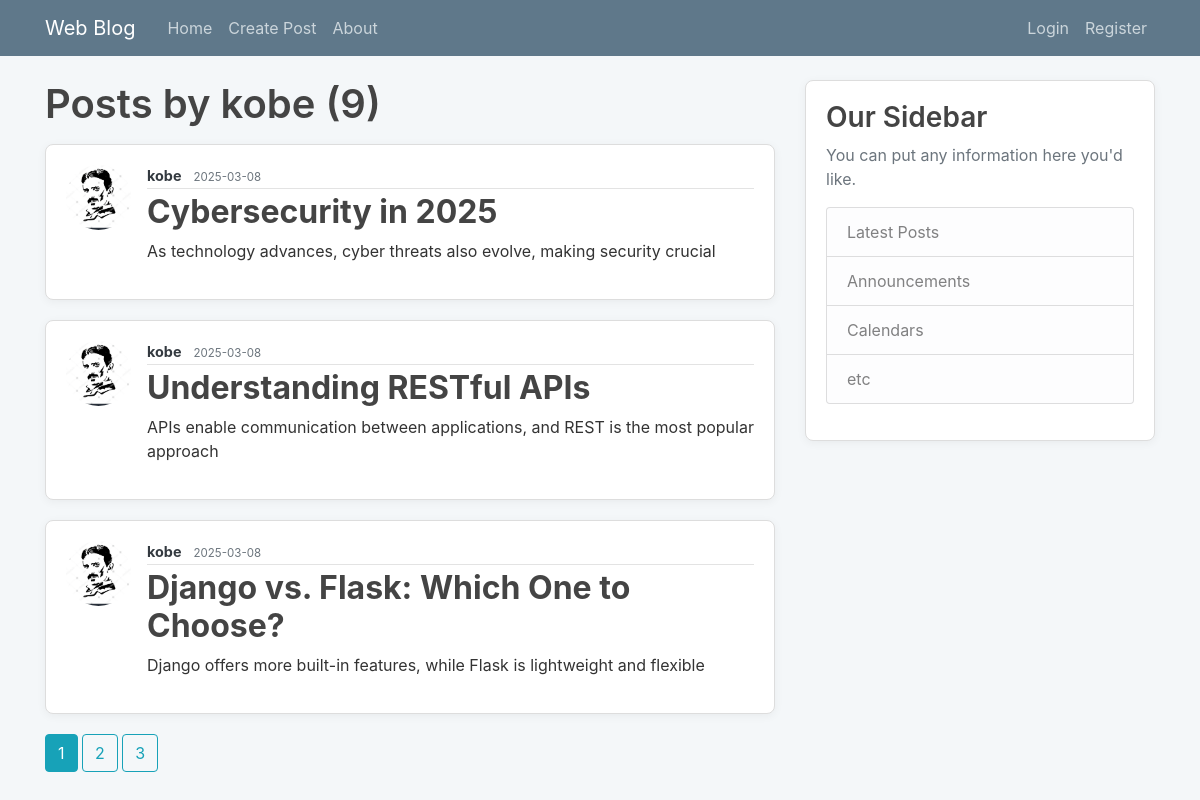
Page /user/kobe on the committed database.
### blog/models.py (models this page shows, shortened)
class User(db.Model, UserMixin):
    id = db.Column(db.Integer, primary_key=True)
    username = db.Column(db.String(length=20), unique=True, nullable=False)
    email = db.Column(db.String(length=120), unique=True, nullable=False)
    image_file = db.Column(db.String(20), nullable=False, default='default.jpg')
    password = db.Column(db.String(60), nullable=True)
    posts = db.relationship('Post', backref='author', lazy=True)

class Post(db.Model):
    id = db.Column(db.Integer, primary_key=True)
    title = db.Column(db.String(length=100), nullable=False)
    date_posted = db.Column(db.DateTime, nullable=False, default=datetime.utcnow)
    content = db.Column(db.Text, nullable=False)
    user_id = db.Column(db.Integer, db.ForeignKey('user.id'), nullable=False)

### blog/users/routes.py (the view)
@users.route('/user/<username>')
def userPosts_page(username):
    page = request.args.get('page', 1, type=int)
    user = User.query.filter_by(username=username).first_or_404()
    posts = Post.query.filter_by(author=user).order_by(Post.date_posted.desc()).paginate(page=page, per_page=3)
    return render_template('user_posts.html', posts=posts, user=user)

### blog/templates/user_posts.html (shortened to what this page needs)
{% extends 'base.html' %}
{% block content %}
    <h1 class="mb-3">Posts by {{ user.username }} ({{ posts.total }}) </h1>
    {% for post in posts.items %}
        <article class="media content-section">
            <img class="rounded-circle article-img" src="{{ url_for('static', filename='profile_pics/' + post.author.image_file) }}" alt="">
            <div class="media-body">
                <div class="article-metadata">
                    <a class="mr-2 text-dark text-decoration-none" href="{{ url_for('users.userPosts_page', username=post.author.username) }}">{{ post.author.username }}</a>
                    <small class="text-muted">{{ post.date_posted.strftime('%Y-%m-%d') }}</small>
                </div>
                <h2><a  class="article-title" href="{{ url_for('posts.post_page', post_id=post.id) }}">{{ post.title }}</a></h2>
                <p class="article-content">{{ post.content }}</p>
            </div>
        </article>
    {% endfor %}
    {% for page_number in posts.iter_pages(left_edge=1, right_edge=1, left_current=1, right_current=2) %}
        {% if page_number %}
            {% if page_number == posts.page %}
                <a class="btn btn-info mb-4" href="{{ url_for('users.userPosts_page', page=page_numnber, username=user.username) }}">{{ page_number }}</a>
            {% else %}
                <a class="btn btn-outline-info mb-4" href="{{ url_for('users.userPosts_page', page=page_number, username=user.username) }}">{{ page_number }}</a>
            {% endif %}
        {% else %}
            ....
        {% endif %}
    {% endfor %}
{% endblock %}

### blog/templates/base.html (shortened to what this page needs)
<!DOCTYPE html>
<html>
<head>
    <link rel="stylesheet" href="https://maxcdn.bootstrapcdn.com/bootstrap/4.0.0/css/bootstrap.min.css">
    <link rel="stylesheet" type="text/css" href="{{ url_for('static', filename='main.css') }}">
</head>
<body>
    <header class="site-header">
      <nav class="navbar navbar-expand-md navbar-dark bg-steel fixed-top">
        <div class="container">
          <a class="navbar-brand mr-4" href="{{ url_for('main.home_page') }}">Web Blog</a>
          <div class="collapse navbar-collapse" id="navbarToggle">
            <div class="navbar-nav mr-auto">
              {% if current_user.is_authenticated %}
                <a class="nav-item nav-link" href="{{ url_for('main.home_page') }}">Home</a>
                <a class="nav-item nav-link" href="{{ url_for('posts.createPost_page') }}">Create Post</a>
              {% else %}
                <a class="nav-item nav-link" href="{{ url_for('main.home_page') }}">Home</a>
                <a class="nav-item nav-link" href="{{ url_for('posts.createPost_page') }}">Create Post</a>
                <a class="nav-item nav-link" href="{{ url_for('main.about_page') }}">About</a>
              {% endif %}
            </div>
            <div class="navbar-nav">
              {% if current_user.is_authenticated %}
                <a class="nav-item nav-link" href="{{ url_for('users.account_page') }}">{{ current_user.username }}</a>
                <a class="nav-item nav-link" href="{{ url_for('users.logout_page') }}">Log Out</a>
              {% else %}
                <a class="nav-item nav-link" href="{{ url_for('users.login_page') }}">Login</a>
                <a class="nav-item nav-link" href="{{ url_for('users.register_page') }}">Register</a>
              {% endif %}
            </div>
          </div>
        </div>
      </nav>
    </header>
    <main role="main" class="container">
      <div class="row">
        <div class="col-md-8">
          {% block content %}{% endblock %}
        </div>
        <div class="col-md-4">
          <div class="content-section">
            <h3>Our Sidebar</h3>
            <p class='text-muted'>You can put any information here you'd like.
              <ul class="list-group">
                <li class="list-group-item list-group-item-light">Latest Posts</li>
                <li class="list-group-item list-group-item-light">Announcements</li>
                <li class="list-group-item list-group-item-light">Calendars</li>
                <li class="list-group-item list-group-item-light">etc</li>
              </ul>
            </p>
          </div>
        </div>
      </div>
    </main>
</body>
</html>

### blog/static/main.css (style rules this page uses)
body { background: #f4f7f9; color: #333333; margin-top: 5rem; font-family: 'Inter', sans-serif; }
h1, h2, h3, h4, h5, h6 { color: #444444; font-weight: 600; }
.bg-steel { background-color: #5f788a; }
.site-header .navbar-nav .nav-link { color: #cbd5db; transition: color 0.3s ease-in-out; }
.content-section { background: #ffffff; padding: 20px; border: 1px solid #dddddd; border-radius: 8px; margin-bottom: 20px; box-shadow: 0px 2px 10px rgba(0, 0, 0, 0.05); }
.article-title { color: #444444; font-weight: bold; }
.article-content { white-space: pre-line; }
.article-img { height: 65px; width: 65px; margin-right: 16px; border-radius: 8px; object-fit: cover; }
.article-metadata { padding-bottom: 1px; margin-bottom: 4px; border-bottom: 1px solid #e3e3e3; font-size: 0.9rem; color: #777; }
.article-metadata a { font-weight: bold; }

### rows in the picture
User: username "kobe"
Post: image_file (placeholder picture), author.username "kobe", date_posted "2025-03-08", title "Cybersecurity in 2025", content "As technology advances, cyber threats also evolve, making security crucial"
Post: image_file (placeholder picture), author.username "kobe", date_posted "2025-03-08", title "Understanding RESTful APIs", content "APIs enable communication between applications, and REST is the most popular approach"
Post: image_file (placeholder picture), author.username "kobe", date_posted "2025-03-08", title "Django vs. Flask: Which One to Choose?", content "Django offers more built-in features, while Flask is lightweight and flexible"

### other values in the picture
{{ posts.total }} "9"
{{ page_number }} "1"
{{ page_number }} "2" "3"
